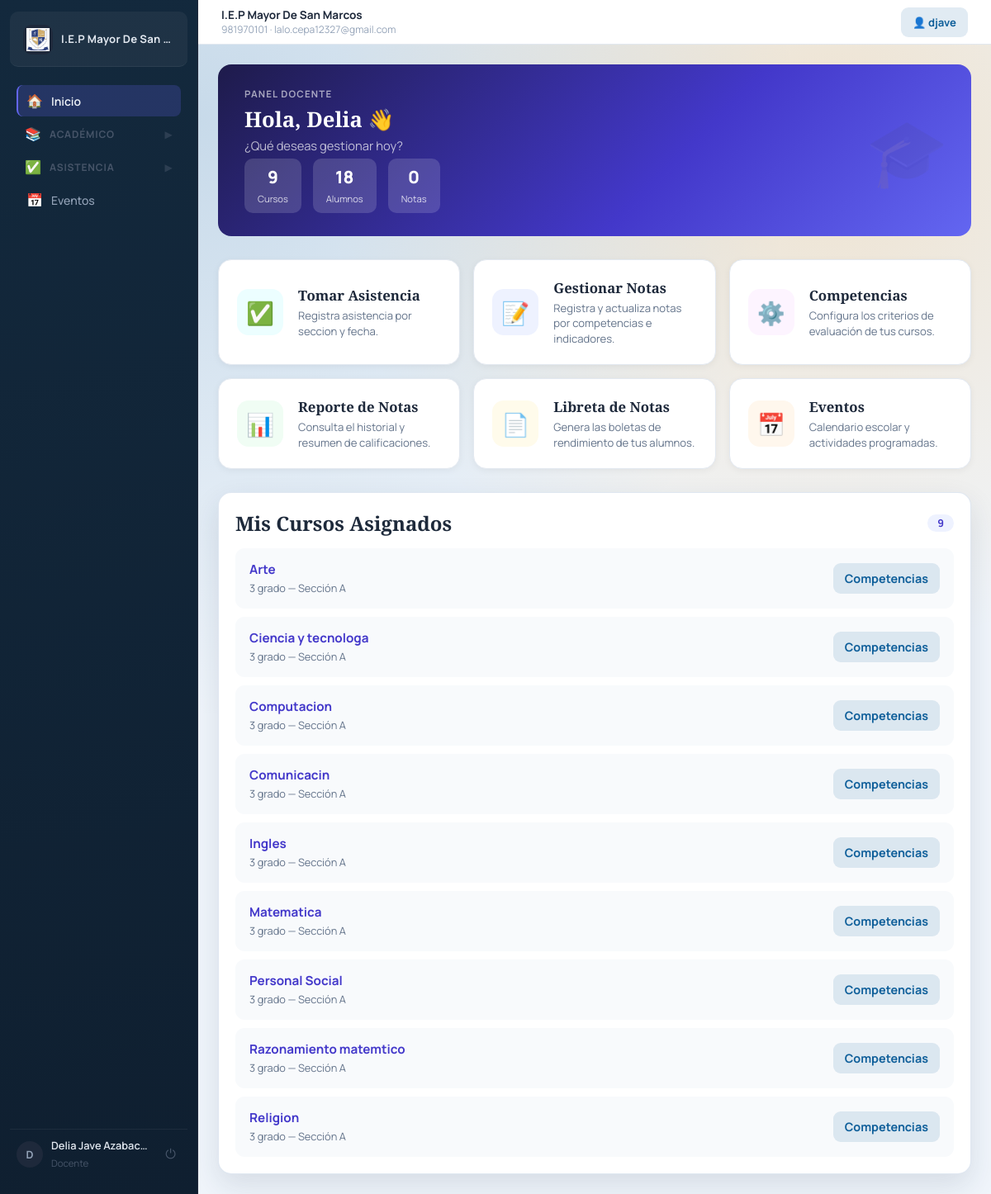
Page /teacher/ (signed in) on the earlier database version.
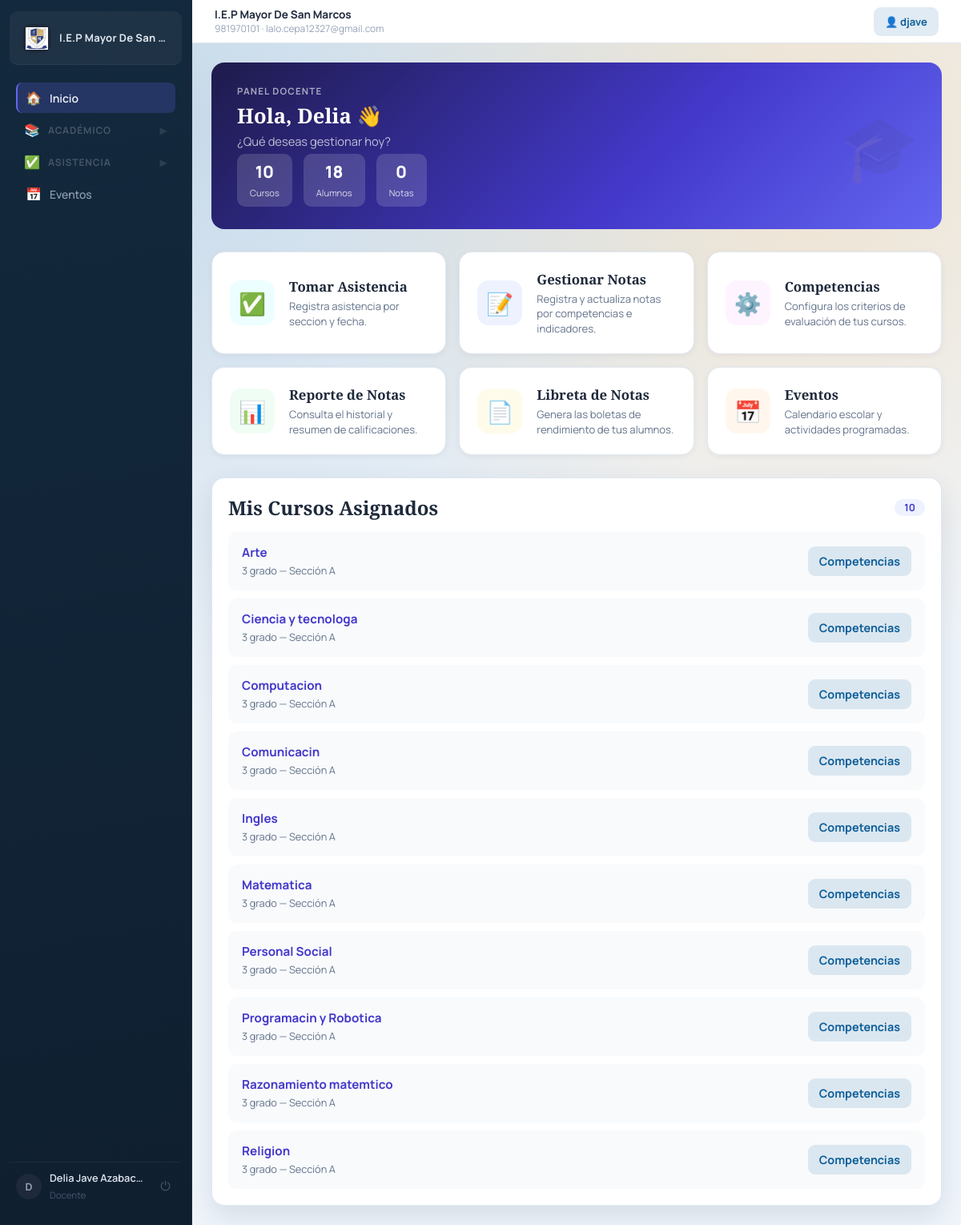
Same page on the later database version.
### schools/models.py (models this page shows, shortened)
class School(models.Model):
    name = models.CharField(max_length=255)
    logo = models.FileField(upload_to='school_logos/', blank=True, null=True)
    address = models.TextField()
    phone = models.CharField(max_length=20)
    email = models.EmailField()
    ruc = models.CharField(max_length=11, blank=True, null=True, verbose_name="RUC")
    pension_price = models.DecimalField(max_digits=10, decimal_places=2, default=200.00, verbose_name="Costo de Pension")
    enrollment_price = models.DecimalField(max_digits=10, decimal_places=2, default=300.00, verbose_name="Costo de Matricula")
    supplies_price = models.DecimalField(max_digits=10, decimal_places=2, default=50.00, verbose_name="Costo de Material Escolar")
    created_at = models.DateTimeField(auto_now_add=True)

### accounts/models.py (models this page shows, shortened)
class User(AbstractUser):
    ROLE_CHOICES = (
        ('admin', 'Administrador'),
        ('director', 'Director'),
        ('teacher', 'Docente'),
        ('secretary', 'Secretaria'),
        ('parent', 'Padre'),
    )
    role = models.CharField(max_length=20, choices=ROLE_CHOICES)
    phone = models.CharField(max_length=15, blank=True, null=True)
    profile_picture = models.ImageField(upload_to='profile_pics/', blank=True, null=True, verbose_name='Foto de Perfil')
    teaching_grade = models.ForeignKey(
        'academic.Grade',
        on_delete=models.SET_NULL,
        blank=True,
        null=True,
        related_name='teachers',
    )
    teaching_section = models.ForeignKey(
        'academic.Section',
        on_delete=models.SET_NULL,
        blank=True,
        null=True,
        related_name='teachers_by_section',
    )
    is_polyteacher = models.BooleanField(default=False, verbose_name='Es polidocente')
    poly_course = models.ForeignKey(
        'academic.Course',
        on_delete=models.SET_NULL,
        blank=True,
        null=True,
        related_name='poly_teachers_assigned',
        verbose_name='Curso de polidocencia',
    )
    teaching_courses = models.ManyToManyField(
        'academic.Course',
        blank=True,
        related_name='poly_teachers',
        verbose_name='Cursos que ensena (polidocente) - MULTIPLES',
    )
    teaching_grades = models.ManyToManyField(
        'academic.Grade',
        blank=True,
        related_name='poly_teachers_grades',
        verbose_name='Grados que ensena (polidocente)',
    )
    teaching_sections = models.ManyToManyField(
        'academic.Section',
        blank=True,
        related_name='poly_teachers_sections',
        verbose_name='Secciones que ensena (polidocente)',
    )

### academic/models.py (models this page shows, shortened)
class TeacherCourseAssignment(models.Model):
    teacher = models.ForeignKey(
        'accounts.User',
        on_delete=models.CASCADE,
        limit_choices_to={'role': 'teacher'}
    )
    course = models.ForeignKey(Course, on_delete=models.CASCADE)
    grade = models.ForeignKey(Grade, on_delete=models.SET_NULL, null=True, blank=True)
    section = models.ForeignKey(Section, on_delete=models.SET_NULL, null=True, blank=True)
    academic_year = models.ForeignKey(AcademicYear, on_delete=models.CASCADE)
    class Meta:
        unique_together = ('teacher', 'course', 'section', 'academic_year')
        ordering = ('academic_year__year', 'grade__name', 'section__name', 'course__name')

class Course(models.Model):
    name = models.CharField(max_length=100)
    is_poly_course = models.BooleanField(default=False, verbose_name="¿Es curso de polidocencia?")
    grades = models.ManyToManyField(
        Grade,
        blank=True,
        related_name='courses',
        verbose_name='Grados',
    )

class Section(models.Model):
    name = models.CharField(max_length=10)
    grade = models.ForeignKey(Grade, on_delete=models.CASCADE)
    tutor_teacher = models.ForeignKey(
        'accounts.User',
        on_delete=models.SET_NULL,
        blank=True,
        null=True,
        related_name='tutor_sections',
        limit_choices_to={'role': 'teacher'},
        verbose_name='Tutora de aula',
    )
    class Meta:
        ordering = ('grade__name', 'name')
        unique_together = ('grade', 'name')

class Grade(models.Model):
    name = models.CharField(max_length=50)
    class Meta:
        ordering = ('name',)

### accounts/views.py (the view, shortened to what this page needs)
# urls.py: path('teacher/', teacher_dashboard, name='teacher_dashboard'),
@role_required('teacher')
def teacher_dashboard(request):
    active_year = AcademicYear.objects.filter(is_active=True).first()
    assignments = TeacherCourseAssignment.objects.filter(teacher=request.user).select_related(
        'course', 'section__grade', 'academic_year'
    )
    if active_year:
        assignments = assignments.filter(academic_year=active_year)
    section_scope = Enrollment.objects.none()
    if request.user.teaching_section_id:
        section_scope = Enrollment.objects.filter(
            section_id=request.user.teaching_section_id,
            status='active',
        )
        if active_year:
            section_scope = section_scope.filter(academic_year=active_year)
    total_students = section_scope.count()
    total_courses = assignments.values_list('course_id', flat=True).distinct().count()
    total_grade_records = GradeRecord.objects.filter(
        course_id__in=assignments.values_list('course_id', flat=True),
        enrollment__in=section_scope,
    ).count()
    context = {
        'total_students': total_students,
        'total_courses': total_courses,
        'total_grade_records': total_grade_records,
        'assignments': assignments,
        'upcoming_events': get_upcoming_events(3),
    }
    return render(request, 'accounts/teacher_dashboard.html', context)

### accounts/templates/accounts/teacher_dashboard.html (shortened to what this page needs)
{% extends 'base.html' %}
{% block content %}
<div class="teacher-hero">
    <div>
        <p class="eyebrow">Panel docente</p>
        <h1>Hola, {{ request.user.first_name|default:request.user.username }} 👋</h1>
        <p>¿Qué deseas gestionar hoy?</p>
        <div class="hero-stats-row">
            <div class="hero-mini-stat">
                <strong>{{ total_courses }}</strong>
                <span>Cursos</span>
            </div>
            <div class="hero-mini-stat">
                <strong>{{ total_students }}</strong>
                <span>Alumnos</span>
            </div>
            <div class="hero-mini-stat">
                <strong>{{ total_grade_records }}</strong>
                <span>Notas</span>
            </div>
        </div>
    </div>
</div>
<div class="big-actions">
    <a href="{% url 'attendance_take' %}" class="big-action-card">
        <div class="action-icon" style="background:#ecfeff; color:#0e7490;">&#9989;</div>
        <div class="action-info">
            <h3>Tomar Asistencia</h3>
            <p>Registra asistencia por seccion y fecha.</p>
        </div>
    </a>
    <a href="{% url 'teacher_competency_gradebook' %}" class="big-action-card">
        <div class="action-icon" style="background:#eef2ff; color:#4338ca;">📝</div>
        <div class="action-info">
            <h3>Gestionar Notas</h3>
            <p>Registra y actualiza notas por competencias e indicadores.</p>
        </div>
    </a>
    <a href="#mis-cursos" class="big-action-card">
        <div class="action-icon" style="background:#fdf4ff; color:#9333ea;">⚙️</div>
        <div class="action-info">
            <h3>Competencias</h3>
            <p>Configura los criterios de evaluación de tus cursos.</p>
        </div>
    </a>
    <a href="{% url 'grade_list' %}" class="big-action-card">
        <div class="action-icon" style="background:#f0fdf4; color:#16a34a;">📊</div>
        <div class="action-info">
            <h3>Reporte de Notas</h3>
            <p>Consulta el historial y resumen de calificaciones.</p>
        </div>
    </a>
    <a href="{% url 'report_card' %}" class="big-action-card">
        <div class="action-icon" style="background:#fffbeb; color:#b45309;">📄</div>
        <div class="action-info">
            <h3>Libreta de Notas</h3>
            <p>Genera las boletas de rendimiento de tus alumnos.</p>
        </div>
    </a>
    <a href="{% url 'events:calendar' %}" class="big-action-card">
        <div class="action-icon" style="background:#fff7ed; color:#ea580c;">📅</div>
        <div class="action-info">
            <h3>Eventos</h3>
            <p>Calendario escolar y actividades programadas.</p>
        </div>
    </a>
</div>
<section id="mis-cursos" class="card">
    <div class="section-head">
        <h2>Mis Cursos Asignados</h2>
        <span class="badge-count">{{ assignments|length }}</span>
    </div>
    <div class="course-list">
        {% for assignment in assignments %}
        <div class="course-item">
            <div class="course-info">
                <strong>{{ assignment.course.name }}</strong>
                <span>
                    {% if assignment.section %}
                        {{ assignment.section.grade.name }} — Sección {{ assignment.section.name }}
                    {% else %}
                        {{ assignment.grade.name }}
                    {% endif %}
                </span>
            </div>
            <a href="{% url 'manage_competencies' assignment.course.id %}" class="btn btn-subtle btn-sm">
                Competencias
            </a>
        </div>
        {% endfor %}
    </div>
</section>
{% endblock %}

### accounts/templates/base.html (shortened to what this page needs)
{% load static %}
<!DOCTYPE html>
<html lang="es">
<head>
    <link rel="stylesheet" href="{% static 'accounts/site.css' %}?v=20260222-6">
</head>
<body data-url-name="{{ request.resolver_match.url_name }}">
    {% if request.user.is_authenticated %}
    <div class="app-shell">
        <aside class="sidebar" id="sidebar">
            <a class="brand" href="{% url 'dashboard' %}">
                <span class="brand-media">
                    {% if system_school and system_school.logo %}
                        <img class="brand-logo" src="{{ system_school.logo.url }}" alt="Logo">
                    {% else %}
                        <span class="brand-mark">GE</span>
                    {% endif %}
                </span>
                <span class="brand-text">{{ system_school.name|default:"Gestión Escolar" }}</span>
            </a>
            <nav class="side-menu">
                {% if request.user.role == 'teacher' and not request.user.is_superuser %}
                    <a href="{% url 'teacher_dashboard' %}" {% if request.resolver_match.url_name == 'teacher_dashboard' %}class="active"{% endif %}>
                        <span class="nav-icon">🏠</span> Inicio
                    </a>
                {% elif request.user.role == 'secretary' and not request.user.is_superuser %}
                    <a href="{% url 'secretary_dashboard' %}" {% if request.resolver_match.url_name == 'secretary_dashboard' %}class="active"{% endif %}>
                        <span class="nav-icon">🏠</span> Inicio
                    </a>
                {% else %}
                    <a href="{% url 'dashboard' %}" {% if request.resolver_match.url_name == 'dashboard' %}class="active"{% endif %}>
                        <span class="nav-icon">🏠</span> Inicio
                    </a>
                {% endif %}
                {% if request.user.role != 'parent' and request.user.role != 'secretary' or request.user.is_superuser %}
                <details class="menu-group" data-urls="academic_dashboard course_management grade_management section_management teacher_competency_gradebook student_list grade_list course_report period_report report_card student_report">
                    <summary>
                        <span class="nav-icon">📚</span> Académico
                        <span class="chevron">▶</span>
                    </summary>
                </details>
                {% endif %}
                {% if request.user.role != 'parent' and request.user.role != 'secretary' or request.user.is_superuser %}
                <details class="menu-group" data-urls="attendance_dashboard attendance_take attendance_student_history attendance_course_report">
                    <summary>
                        <span class="nav-icon">✅</span> Asistencia
                        <span class="chevron">▶</span>
                    </summary>
                </details>
                {% endif %}
                {% if request.user.role == 'admin' or request.user.role == 'director' or request.user.role == 'teacher' or request.user.is_superuser %}
                <a href="{% url 'events:calendar' %}" {% if request.resolver_match.app_name == 'events' %}class="active"{% endif %}>
                    <span class="nav-icon">📅</span> Eventos
                </a>
                {% endif %}
            </nav>
            <div class="sidebar-footer">
                <div class="user-avatar">{{ request.user.username|first|upper }}</div>
                <div class="user-info">
                    <strong>{{ request.user.get_full_name|default:request.user.username }}</strong>
                    <span>{{ request.user.get_role_display }}</span>
                </div>
                <form method="post" action="{% url 'logout' %}">
                    <button class="logout-btn" type="submit" title="Cerrar sesión">⏻</button>
                </form>
            </div>
        </aside>
        <section class="workspace">
            <header class="topbar">
                {% if system_school %}
                    <div class="school-meta">
                        <strong>{{ system_school.name }}</strong>
                        <span>{{ system_school.phone }}{% if system_school.email %} · {{ system_school.email }}{% endif %}</span>
                    </div>
                {% else %}
                    <div></div>
                {% endif %}
                <a href="{% url 'user_profile' %}" class="btn btn-subtle" style="font-size:0.82rem;">
                    👤 {{ request.user.username }}
                </a>
            </header>
    {% endif %}
            <main class="container{% if not request.user.is_authenticated %} container-auth{% endif %}">
                {% block content %}{% endblock %}
            </main>
    {% if request.user.is_authenticated %}
        </section>
    </div>
    {% endif %}
</body>
</html>

Differences in the rows shown:
added TeacherCourseAssignment: course.name "Programacin y Robotica", section.grade.name "3 grado", section.name "A"
Other differences:
{{ total_courses }}: "9" → "10"
{{ assignments|length }}: "9" → "10"
